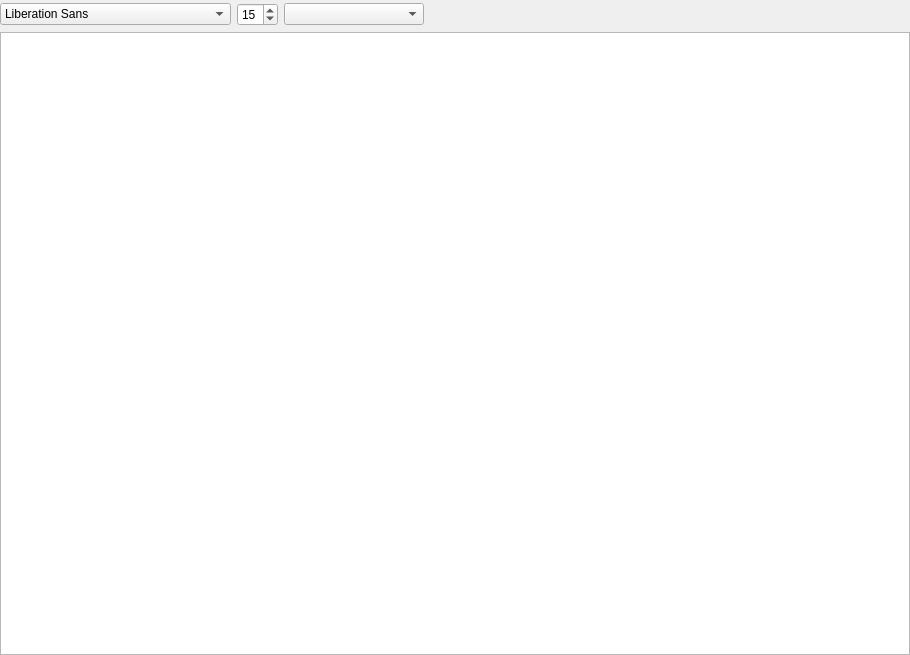
           <widget class="QWidget" name="tab_Notes">
            <property name="minimumSize">
             <size>
              <width>910</width>
              <height>655</height>
             </size>
            </property>
            <attribute name="title">
             <string>&amp;Notes</string>
            </attribute>
            <attribute name="whatsThis">
             <string notr="true">NOTES</string>
            </attribute>
            <layout class="QVBoxLayout" name="verticalLayout">
             <property name="leftMargin">
              <number>0</number>
             </property>
             <property name="topMargin">
              <number>3</number>
             </property>
             <property name="rightMargin">
              <number>0</number>
             </property>
             <property name="bottomMargin">
              <number>0</number>
             </property>
             <item>
              <layout class="QHBoxLayout" name="hlayout_Notes">
               <item>
                <widget class="QFontComboBox" name="combo_Notes_Font">
                 <property name="minimumSize">
                  <size>
                   <width>200</width>
                   <height>0</height>
                  </size>
                 </property>
                 <property name="editable">
                  <bool>false</bool>
                 </property>
                 <property name="currentText">
                  <string>Lucida Sans Typewriter</string>
                 </property>
                </widget>
               </item>
               <item>
                <widget class="QSpinBox" name="spin_Notes_FontSize">
                 <property name="minimumSize">
                  <size>
                   <width>35</width>
                   <height>0</height>
                  </size>
                 </property>
                 <property name="minimum">
                  <number>3</number>
                 </property>
                 <property name="maximum">
                  <number>50</number>
                 </property>
                 <property name="value">
                  <number>15</number>
                 </property>
                </widget>
               </item>
               <item>
                <widget class="QComboBox" name="combo_Notes_Colour">
                 <property name="minimumSize">
                  <size>
                   <width>140</width>
                   <height>0</height>
                  </size>
                 </property>
                </widget>
               </item>
               <item>
                <spacer name="hSpacer_Notes">
                 <property name="orientation">
                  <enum>Qt::Horizontal</enum>
                 </property>
                 <property name="sizeType">
                  <enum>QSizePolicy::MinimumExpanding</enum>
                 </property>
                 <property name="sizeHint" stdset="0">
                  <size>
                   <width>90</width>
                   <height>20</height>
                  </size>
                 </property>
                </spacer>
               </item>
              </layout>
             </item>
             <item>
              <widget class="QTextEdit" name="textedit_Notes">
               <property name="lineWidth">
                <number>0</number>
               </property>
               <property name="lineWrapMode">
                <enum>QTextEdit::NoWrap</enum>
               </property>
               <property name="html">
                <string>&lt;!DOCTYPE HTML PUBLIC &quot;-//W3C//DTD HTML 4.0//EN&quot; &quot;http://www.w3.org/TR/REC-html40/strict.dtd&quot;&gt;
&lt;html&gt;&lt;head&gt;&lt;meta name=&quot;qrichtext&quot; content=&quot;1&quot; /&gt;&lt;meta charset=&quot;utf-8&quot; /&gt;&lt;style type=&quot;text/css&quot;&gt;
p, li { white-space: pre-wrap; }
hr { height: 1px; border-width: 0; }
&lt;/style&gt;&lt;/head&gt;&lt;body style=&quot; font-family:'Segoe UI'; font-size:9pt; font-weight:400; font-style:normal;&quot;&gt;
&lt;p style=&quot;-qt-paragraph-type:empty; margin-top:0px; margin-bottom:0px; margin-left:0px; margin-right:0px; -qt-block-indent:0; text-indent:0px; font-family:'Times New Roman';&quot;&gt;&lt;br /&gt;&lt;/p&gt;&lt;/body&gt;&lt;/html&gt;</string>
               </property>
              </widget>
             </item>
            </layout>
           </widget>
